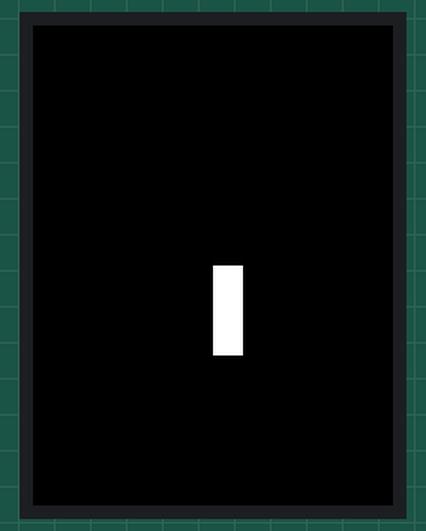
The sketch below on a simulated Arduino Mega 2560, built with avr-gcc and run on an emulated ATmega2560. Shown: 240×320 colour display. What the sketch prints to the serial monitor is not drawn.

Above: at 0.3 s.

The sketch:

pong.ino
```cpp
#if 1

#include <Adafruit_GFX.h>
#include <MCUFRIEND_kbv.h>
MCUFRIEND_kbv tft;
#include <TouchScreen.h>
#define MINPRESSURE 200
#define MAXPRESSURE 1000

const int XP = 6, XM = A2, YP = A1, YM = 7;
const int TS_LEFT = 907, TS_RT = 136, TS_TOP = 942, TS_BOT = 139;

const int bar_width = 20, bar_height = 60;
int bar_pos, bar_vel;
int ai_pos, ai_vel;
int player_score, ai_score;
int bal_x_pos, bal_y_pos, bal_x_vel, bal_y_vel;

TouchScreen ts = TouchScreen(XP, YP, XM, YM, 300);

int pixel_x, pixel_y;     //Touch_getXY() updates global vars
bool Touch_getXY(void)
{
    TSPoint p = ts.getPoint();
    pinMode(YP, OUTPUT);      //restore shared pins
    pinMode(XM, OUTPUT);
    digitalWrite(YP, HIGH);   //because TFT control pins
    digitalWrite(XM, HIGH);
    bool pressed = (p.z > MINPRESSURE && p.z < MAXPRESSURE);
    if (pressed) {
        pixel_x = map(p.x, TS_LEFT, TS_RT, 0, tft.width()); //.kbv makes sense to me
        pixel_y = map(p.y, TS_TOP, TS_BOT, 0, tft.height());
    }
    return pressed;
}

#define BLACK   0x0000
#define GREEN   0x07E0
#define CYAN    0x07FF
#define YELLOW  0xFFE0
#define WHITE   0xFFFF

void setup(void)
{
    Serial.begin(9600);
    uint16_t ID = tft.readID();
    Serial.print("TFT ID = 0x");
    Serial.println(ID, HEX);
    Serial.println("Calibrate for your Touch Panel");
    if (ID == 0xD3D3) ID = 0x9486; // write-only shield
    tft.begin(ID);
    tft.setRotation(0);            //PORTRAIT
    tft.fillScreen(BLACK);
    bar_vel = 5;
    ai_vel  = 5;
    bar_pos = tft.height()/2;
    ai_pos  = tft.height()/2;
}

void loop(void) {
     TSPoint p = ts.getPoint();

     tft.setCursor(0,0);

     if (pixel_y > tft.height()/2 && bar_vel < 0 && bar_pos < tft.height()) {
        bar_vel *= -1;
     }

     if (pixel_y < tft.height()/2 && bar_vel > 0 && bar_pos > 0) {
        bar_vel *= -1;
     }

     bar_pos += bar_vel;

     tft.fillRect(tft.width()/2, tft.height()/2, bar_width, bar_height, WHITE);
     // tft.fillScreen(BLACK);
}
#endif
```
